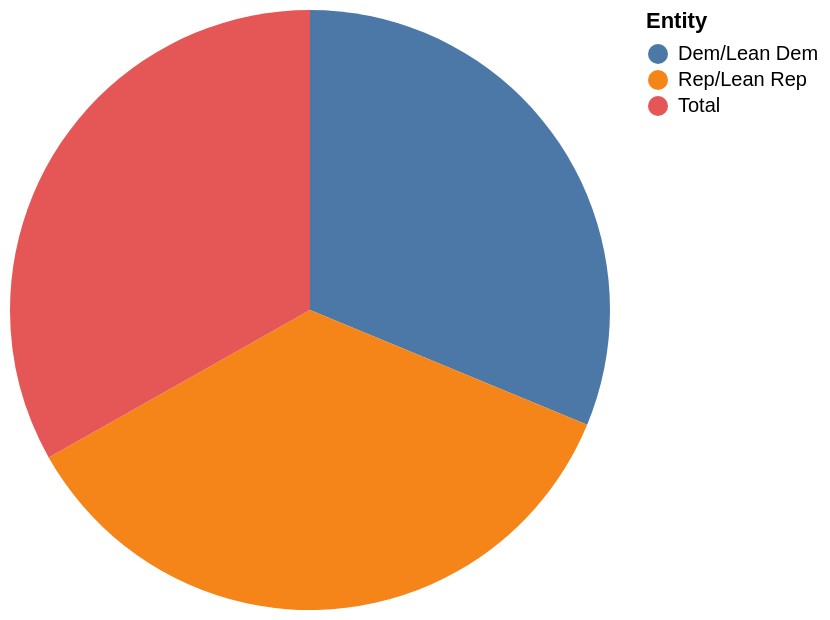

The specification (Vega-Lite) saved for this image:
### Vega-Lite specification from a JSON file in a GitHub repository (floating-point values rounded to 4 significant figures)
{"$schema": "https://vega.github.io/schema/vega-lite/v5.json", "description": "Pie chart auto-generated from CSV", "data": {"values": [{"Entity": "Dem/Lean Dem", "Decreasing": "65", "Increasing": "26", "Staying the same": "0"}, {"Entity": "Rep/Lean Rep", "Decreasing": "74", "Increasing": "20", "Staying the same": "0"}, {"Entity": "Total", "Decreasing": "69", "Increasing": "23", "Staying the same": "0"}]}, "mark": "arc", "encoding": {"theta": {"field": "Decreasing", "type": "quantitative"}, "color": {"field": "Entity", "type": "nominal"}}}
